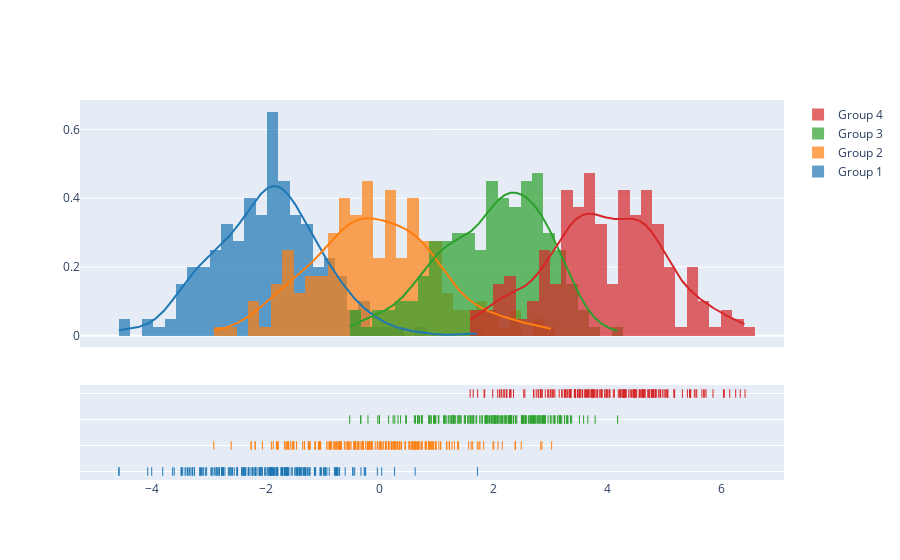

Notebook code cell kept with this figure:
### Code cell
import plotly.figure_factory as ff

# Add histogram data
x1 = np.random.randn(200) - 2
x2 = np.random.randn(200)
x3 = np.random.randn(200) + 2
x4 = np.random.randn(200) + 4

# Group data together
hist_data = [x1, x2, x3, x4]

group_labels = ['Group 1', 'Group 2', 'Group 3', 'Group 4']

# Create distplot with custom bin_size
fig = ff.create_distplot(hist_data, group_labels, bin_size=.2)
fig.show()

### Figure 1 — Plotly figure (JSON) as saved in the notebook; plotly's stock layout.template omitted (floating-point values rounded to 4 significant figures; data arrays with more than 128 entries replaced by an {"elided": "..."} marker saying what was removed)
{"data": [{"autobinx": false, "histnorm": "probability density", "legendgroup": "Group 1", "marker": {"color": "rgb(31, 119, 180)"}, "name": "Group 1", "opacity": 0.7, "type": "histogram", "x": {"elided": "200 float values"}, "xaxis": "x", "xbins": {"end": 1.713, "size": 0.2, "start": -4.582}, "yaxis": "y"}, {"autobinx": false, "histnorm": "probability density", "legendgroup": "Group 2", "marker": {"color": "rgb(255, 127, 14)"}, "name": "Group 2", "opacity": 0.7, "type": "histogram", "x": {"elided": "200 float values"}, "xaxis": "x", "xbins": {"end": 3.016, "size": 0.2, "start": -2.917}, "yaxis": "y"}, {"autobinx": false, "histnorm": "probability density", "legendgroup": "Group 3", "marker": {"color": "rgb(44, 160, 44)"}, "name": "Group 3", "opacity": 0.7, "type": "histogram", "x": {"elided": "200 float values"}, "xaxis": "x", "xbins": {"end": 4.173, "size": 0.2, "start": -0.5305}, "yaxis": "y"}, {"autobinx": false, "histnorm": "probability density", "legendgroup": "Group 4", "marker": {"color": "rgb(214, 39, 40)"}, "name": "Group 4", "opacity": 0.7, "type": "histogram", "x": {"elided": "200 float values"}, "xaxis": "x", "xbins": {"end": 6.411, "size": 0.2, "start": 1.585}, "yaxis": "y"}, {"legendgroup": "Group 1", "marker": {"color": "rgb(31, 119, 180)"}, "mode": "lines", "name": "Group 1", "showlegend": false, "type": "scatter", "x": {"elided": "500 float values"}, "xaxis": "x", "y": {"elided": "500 float values"}, "yaxis": "y"}, {"legendgroup": "Group 2", "marker": {"color": "rgb(255, 127, 14)"}, "mode": "lines", "name": "Group 2", "showlegend": false, "type": "scatter", "x": {"elided": "500 float values"}, "xaxis": "x", "y": {"elided": "500 float values"}, "yaxis": "y"}, {"legendgroup": "Group 3", "marker": {"color": "rgb(44, 160, 44)"}, "mode": "lines", "name": "Group 3", "showlegend": false, "type": "scatter", "x": {"elided": "500 float values"}, "xaxis": "x", "y": {"elided": "500 float values"}, "yaxis": "y"}, {"legendgroup": "Group 4", "marker": {"color": "rgb(214, 39, 40)"}, "mode": "lines", "name": "Group 4", "showlegend": false, "type": "scatter", "x": {"elided": "500 float values"}, "xaxis": "x", "y": {"elided": "500 float values"}, "yaxis": "y"}, {"legendgroup": "Group 1", "marker": {"color": "rgb(31, 119, 180)", "symbol": "line-ns-open"}, "mode": "markers", "name": "Group 1", "showlegend": false, "type": "scatter", "x": {"elided": "200 float values"}, "xaxis": "x", "y": {"elided": "200 str values"}, "yaxis": "y2"}, {"legendgroup": "Group 2", "marker": {"color": "rgb(255, 127, 14)", "symbol": "line-ns-open"}, "mode": "markers", "name": "Group 2", "showlegend": false, "type": "scatter", "x": {"elided": "200 float values"}, "xaxis": "x", "y": {"elided": "200 str values"}, "yaxis": "y2"}, {"legendgroup": "Group 3", "marker": {"color": "rgb(44, 160, 44)", "symbol": "line-ns-open"}, "mode": "markers", "name": "Group 3", "showlegend": false, "type": "scatter", "x": {"elided": "200 float values"}, "xaxis": "x", "y": {"elided": "200 str values"}, "yaxis": "y2"}, {"legendgroup": "Group 4", "marker": {"color": "rgb(214, 39, 40)", "symbol": "line-ns-open"}, "mode": "markers", "name": "Group 4", "showlegend": false, "type": "scatter", "x": {"elided": "200 float values"}, "xaxis": "x", "y": {"elided": "200 str values"}, "yaxis": "y2"}], "layout": {"barmode": "overlay", "hovermode": "closest", "legend": {"traceorder": "reversed"}, "xaxis": {"anchor": "y2", "domain": [0.0, 1.0], "zeroline": false}, "yaxis": {"anchor": "free", "domain": [0.35, 1], "position": 0.0}, "yaxis2": {"anchor": "x", "domain": [0, 0.25], "dtick": 1, "showticklabels": false}}}
